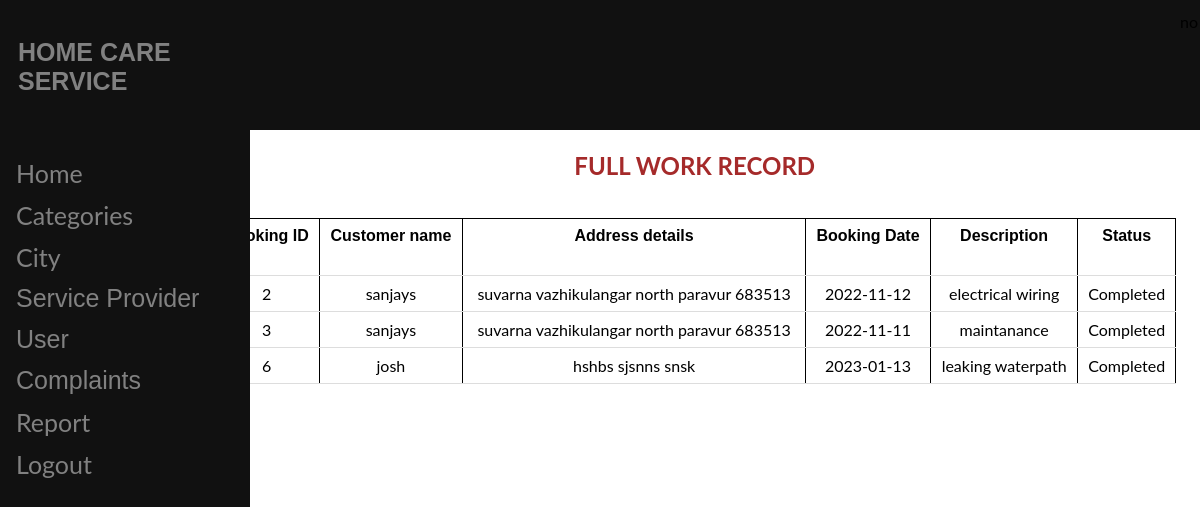
The app's page /adminreportcw.php with its own data.
### tables this page shows
CREATE TABLE `booking` (
  `bookid` int(20) NOT NULL,
  `users` varchar(100) NOT NULL,
  `wid` int(20) NOT NULL,
  `wname` varchar(100) NOT NULL,
  `addr` varchar(100) NOT NULL,
  `city` varchar(100) NOT NULL,
  `bookdate` text NOT NULL,
  `regisdate` text NOT NULL,
  `descipt` varchar(100) NOT NULL,
  `status` varchar(100) NOT NULL,
  `amount` int(200) NOT NULL
);

### adminreportcw.php (the view, shortened to what this page needs)
<html>
<?php include"adminheader.php"?>
</head>
<body>
<form action="adminreporttw.php" method="post">
<div style="margin-left:16%;padding:1px 16px;height:1000px;">
<h2>FULL WORK RECORD</h2>
<br>
<?php
include"dbconfig.php";
$result = mysqli_query($handle, "SELECT * FROM booking where status='Completed'");
echo '<table border="0" cellspacing="2" cellpadding="2">
      <tr>
          <td> <font face="Arial"><h4>Booking ID </h4></font> </td>
          <td> <font face="Arial"><h4>Customer name </h4></font> </td>
          <td> <font face="Arial"><h4>Address details </h4></font> </td>
          <td> <font face="Arial"><h4>Booking Date</h4></font> </td>
          <td> <font face="Arial"><h4>Description</h4></font> </td>
          <td> <font face="Arial"><h4>Status</h4></font> </td>
      </tr>';
  while ($row = $result->fetch_assoc())
  {
      $field0name = $row["bookid"];
      $field1name = $row["users"];
      $fieldname =  $row["addr"];
      $field2name = $row["bookdate"];
      $field3name = $row["descipt"];
      $field4name = $row["status"];
      echo '<tr>
                <td>'.$field0name.'</td>
                <td>'.$field1name.'</td>
                <td>'.$fieldname.'</td>
                <td>'.$field2name.'</td>
                <td>'.$field3name.'</td>
                <td>'.$field4name.'</td>
                </tr>';
}
?>
</form>

### adminheader.php (style rules this page uses)
body { font-family: "Lato", sans-serif; }

### adminreportcw.php (style rules this page uses)
h2 { text-align: center; color: brown; }
table { border: 1px solid; border-collapse: collapse; width: 100%; }
th, td { padding: 8px; text-align: center; border: 1px solid; border-bottom: 1px solid #ddd; }

### records on screen
booking: bookid "2", users "sanjays", addr "suvarna vazhikulangar north paravur 683513", bookdate "2022-11-12", descipt "electrical wiring", status "Completed"
booking: bookid "3", users "sanjays", addr "suvarna vazhikulangar north paravur 683513", bookdate "2022-11-11", descipt "maintanance", status "Completed"
booking: bookid "6", users "josh", addr "hshbs sjsnns snsk", bookdate "2023-01-13", descipt "leaking waterpath", status "Completed"
